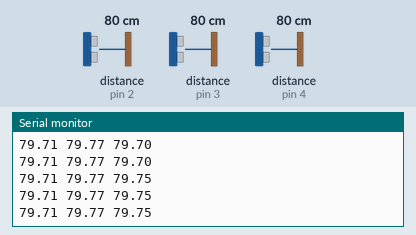
The sketch below on a simulated Arduino Uno, built with avr-gcc and run on an emulated ATmega328P. Shown: the last lines printed to the serial monitor. Wiring (inferred from the names in the program): 3 × ultrasonic range finder: trigger pin 2, echo pin 2 / trigger pin 3, echo pin 3 / trigger pin 4, echo pin 4. Inputs (shaded band) come from the test bench; at power-on: distance to the obstacle (sensors on pin 2, pin 3, pin 4) 80 cm. The echo pulse lasts 58.3 µs per cm.

Above: at 1.2 s.
1.3 s: distance to the obstacle (sensor on pin 2) set to 120 cm
At 2.2 s:
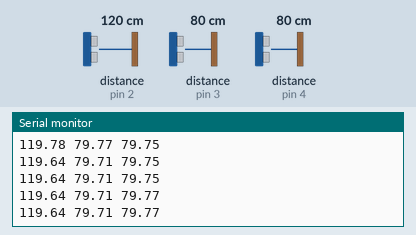
4.3 s: distance to the obstacle (sensor on pin 3) set to 2 cm
At 5.2 s:
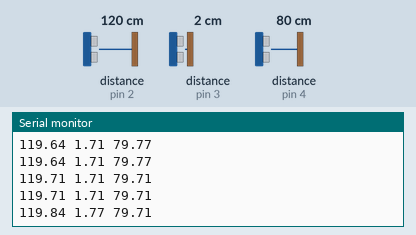
7.3 s: distance to the obstacle (sensor on pin 4) set to 2 cm
At 8.3 s:
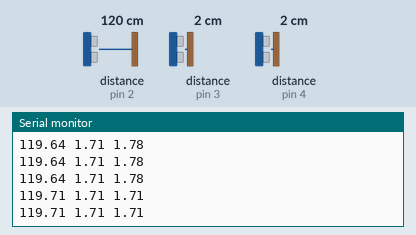
10.3 s: distance to the obstacle (sensor on pin 2) set to 2 cm
At 11.3 s:
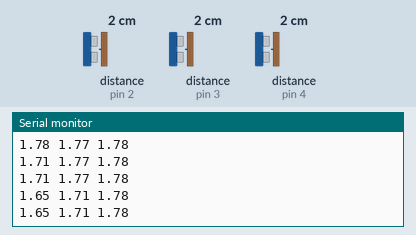
11.8 s: distance to the obstacle (sensor on pin 3) set to 4 cm
At 12.8 s:
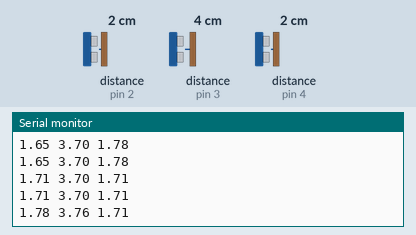
13.3 s: distance to the obstacle (sensor on pin 4) set to 4 cm
At 14.3 s:
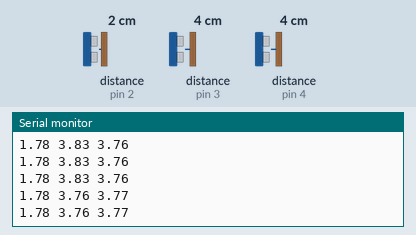
Timing chart, 0 to 15.8 s (numbered marks = the images above; inputs shaded):
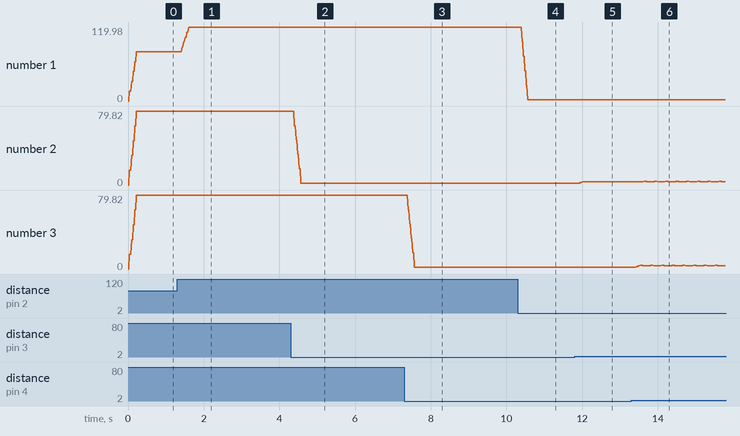

The sketch:

3sonar_lowlvl_interrupt.ino
```cpp
// Moving average buffers and counters for pin 2
float buffer2[5] = {0};
int index2 = 0;
float sum2 = 0;

// Moving average buffers and counters for pin 3
float buffer3[5] = {0};
int index3 = 0;
float sum3 = 0;

// Moving average buffers and counters for pin 4
float buffer4[5] = {0};
int index4 = 0;
float sum4 = 0;

// Pin Definitions
const int trigEchoPin2 = 2;  // INT0
const int trigEchoPin3 = 3;  // INT1
const int trigEchoPin4 = 4;  // PCINT20

// Variables for Pin 2
volatile bool readingReady2 = 0;
volatile float distance_cm2 = 0.0;
volatile unsigned long echoStartTime2 = 0;
volatile bool lastEchoState2 = LOW;

// Variables for Pin 3
volatile bool readingReady3 = 0;
volatile float distance_cm3 = 0.0;
volatile unsigned long echoStartTime3 = 0;
volatile bool lastEchoState3 = LOW;

// Variables for Pin 4
volatile bool readingReady4 = 0;
volatile float distance_cm4 = 0.0;
volatile unsigned long echoStartTime4 = 0;
volatile bool lastEchoState4 = LOW;

// Main variables
uint32_t loopTime = 0;
float filtered_distance_2, filtered_distance_3, filtered_distance_4;

// ---------- Interrupt Service Routines ------------

ISR(INT0_vect) {  // Pin 2
  bool state = digitalRead(trigEchoPin2);
  if (state && !lastEchoState2) {
    echoStartTime2 = micros();
  } else if (!state && lastEchoState2) {
    unsigned long duration = micros() - echoStartTime2;
    distance_cm2 = duration * 0.0343 / 2.0;
    readingReady2 = 1;
  }
  lastEchoState2 = state;
}

ISR(INT1_vect) {  // Pin 3
  bool state = digitalRead(trigEchoPin3);
  if (state && !lastEchoState3) {
    echoStartTime3 = micros();
  } else if (!state && lastEchoState3) {
    unsigned long duration = micros() - echoStartTime3;
    distance_cm3 = duration * 0.0343 / 2.0;
    readingReady3 = 1;
  }
  lastEchoState3 = state;
}

ISR(PCINT2_vect) {  // Pin 4 - Pin Change Interrupt for PORTD
  // Check if the interrupt is specifically for pin 4
  static bool pin4_last_state = LOW;
  bool current_state = digitalRead(trigEchoPin4);

  // Only process if pin 4 actually changed
  if (current_state != pin4_last_state) {
    if (current_state && !lastEchoState4) {
      echoStartTime4 = micros();
    } else if (!current_state && lastEchoState4) {
      unsigned long duration = micros() - echoStartTime4;
      distance_cm4 = duration * 0.0343 / 2.0;
      readingReady4 = 1;
    }
    lastEchoState4 = current_state;
    pin4_last_state = current_state;
  }
}

// ---------- Setup Function ------------

void setupSonar(){
  // Setup pins as input
  pinMode(trigEchoPin2, INPUT);
  pinMode(trigEchoPin3, INPUT);
  pinMode(trigEchoPin4, INPUT);

  // Enable external interrupt for pin 2 (INT0)
  EICRA |= (1 << ISC00);  // Interrupt on any logic change
  EIMSK |= (1 << INT0);   // Enable INT0

  // Enable external interrupt for pin 3 (INT1)
  EICRA |= (1 << ISC10);  // Interrupt on any logic change
  EIMSK |= (1 << INT1);   // Enable INT1

  // Enable Pin Change Interrupt for pin 4 (PCINT20 = PD4)
  PCICR |= (1 << PCIE2);     // Enable PCINT[23:16] (PORTD)
  PCMSK2 |= (1 << PCINT20);  // Enable interrupt for PD4 (pin 4)
}

void setup() {
  Serial.begin(9600);
  setupSonar();
  loopTime = micros();
}


// ---------- Main Loop ------------

void loop() {
  applyTriggerWhenReady();  // call your existing trigger function
  filter_distance();

  // calculateError();
  // applyPID();
  // motor(x,y);

  Serial.print(filtered_distance_2);
  Serial.print(" ");
  Serial.print(filtered_distance_3);
  Serial.print(" ");
  Serial.print(filtered_distance_4);
  Serial.println(" ");

  while (micros() - loopTime <= 5000);  // Ensure 200 Hz
  loopTime = micros();
}
```

low_level_sonar.ino
```cpp
// ---------- Trigger Pulse Function ------------

void applyTriggerWhenReady(){
  // Sensor 1 - Pin 2
  if (readingReady2 == 0) {
    EIMSK &= ~(1 << INT0);  // Disable INT0
    triggerSonar(trigEchoPin2);
    EIMSK |= (1 << INT0);   // Re-enable INT0
  }

  // Sensor 2 - Pin 3
  if (readingReady3 == 0) {
    EIMSK &= ~(1 << INT1);  // Disable INT1
    triggerSonar(trigEchoPin3);
    EIMSK |= (1 << INT1);   // Re-enable INT1
  }

  // Sensor 3 - Pin 4
  if (readingReady4 == 0) {
    PCICR &= ~(1 << PCIE2);  // Disable PCINT for PORTD
    triggerSonar(trigEchoPin4);
    PCICR |= (1 << PCIE2);   // Re-enable PCINT
  }
}

void triggerSonar(int pin) {
  pinMode(pin, OUTPUT);
  digitalWrite(pin, LOW);
  delayMicroseconds(2);
  digitalWrite(pin, HIGH);
  delayMicroseconds(10);
  digitalWrite(pin, LOW);
  pinMode(pin, INPUT);
}

// ---------- Moving Average Filter Functions ------------

void updateMovingAverage(float newValue, float* buffer, int index, float &sum) {
  sum -= buffer[index];
  buffer[index] = newValue;
  sum += newValue;
}

void filter_distance(){
  if (readingReady2) {
    readingReady2 = 0;
    updateMovingAverage(distance_cm2, buffer2, index2, sum2);
    index2 = (index2 + 1) % 5;
    filtered_distance_2 = sum2 / 5.0;
  }

  if (readingReady3) {
    readingReady3 = 0;
    updateMovingAverage(distance_cm3, buffer3, index3, sum3);
    index3 = (index3 + 1) % 5;
    filtered_distance_3 = sum3 / 5.0;
  }

  if (readingReady4) {
    readingReady4 = 0;
    updateMovingAverage(distance_cm4, buffer4, index4, sum4);
    index4 = (index4 + 1) % 5;
    filtered_distance_4 = sum4 / 5.0;
  }
}
```

Measured:
- after the input at 1.3 s, the serial monitor: prints a new line after 0.13 s (image 1)
- after the input at 4.3 s, the serial monitor: prints a new line after 0.10 s (image 2)
- after the input at 7.3 s, the serial monitor: prints a new line after 0.10 s (image 3)
- after the input at 10.3 s, the serial monitor: prints a new line after 0.11 s (image 4)
- after the input at 11.8 s, the serial monitor: prints a new line after 0.10 s (image 5)
- after the input at 13.3 s, the serial monitor: prints a new line after 0.09 s (image 6)
- plotted number 1: 79.64 → 119.64 after the input at 1.3 s
- plotted number 2: 79.71 → 1.77 after the input at 4.3 s, 1.77 → 3.7 after the input at 11.8 s
